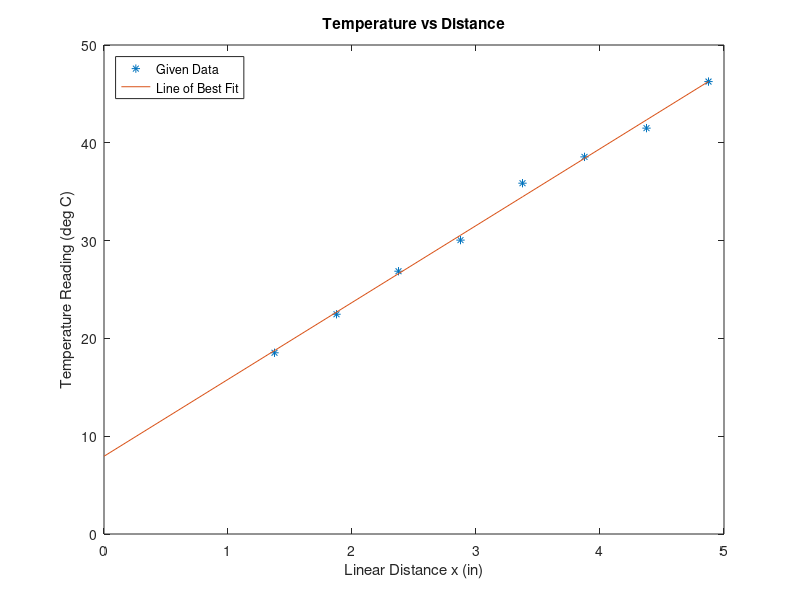

Reproduce this figure in MATLAB.
%% House cleaning
clc; clear all; close all;

%% Given 
Tx = [18.53 22.47 26.87 30.05 35.87 38.56 41.50 46.26];
%in diagram thermocouples Th1 to Th8 are 0.5 in apart
xvals = [1.375 1.875 2.375 2.875 3.375 3.875 4.375 4.875];
%% Determine line best fit
ht = polyfit(xvals,Tx,1);
x1 = [ 0 1.375 1.875 2.375 2.875 3.375 3.875 4.375 4.875];
y1 = polyval(ht,x1);
T_0 = y1(1);
figure(1)
plot(xvals,Tx,'*')
hold on 
plot(x1,y1)
hold on 
title('Temperature vs Distance')
xlabel('Linear Distance x (in)')
ylabel('Temperature Reading (deg C)')
legend('Given Data','Line of Best Fit','Location','northwest')
hold off
fprintf('T_0: %0.3f \n',T_0)
fprintf('H: %0.3f \n',ht(1))
